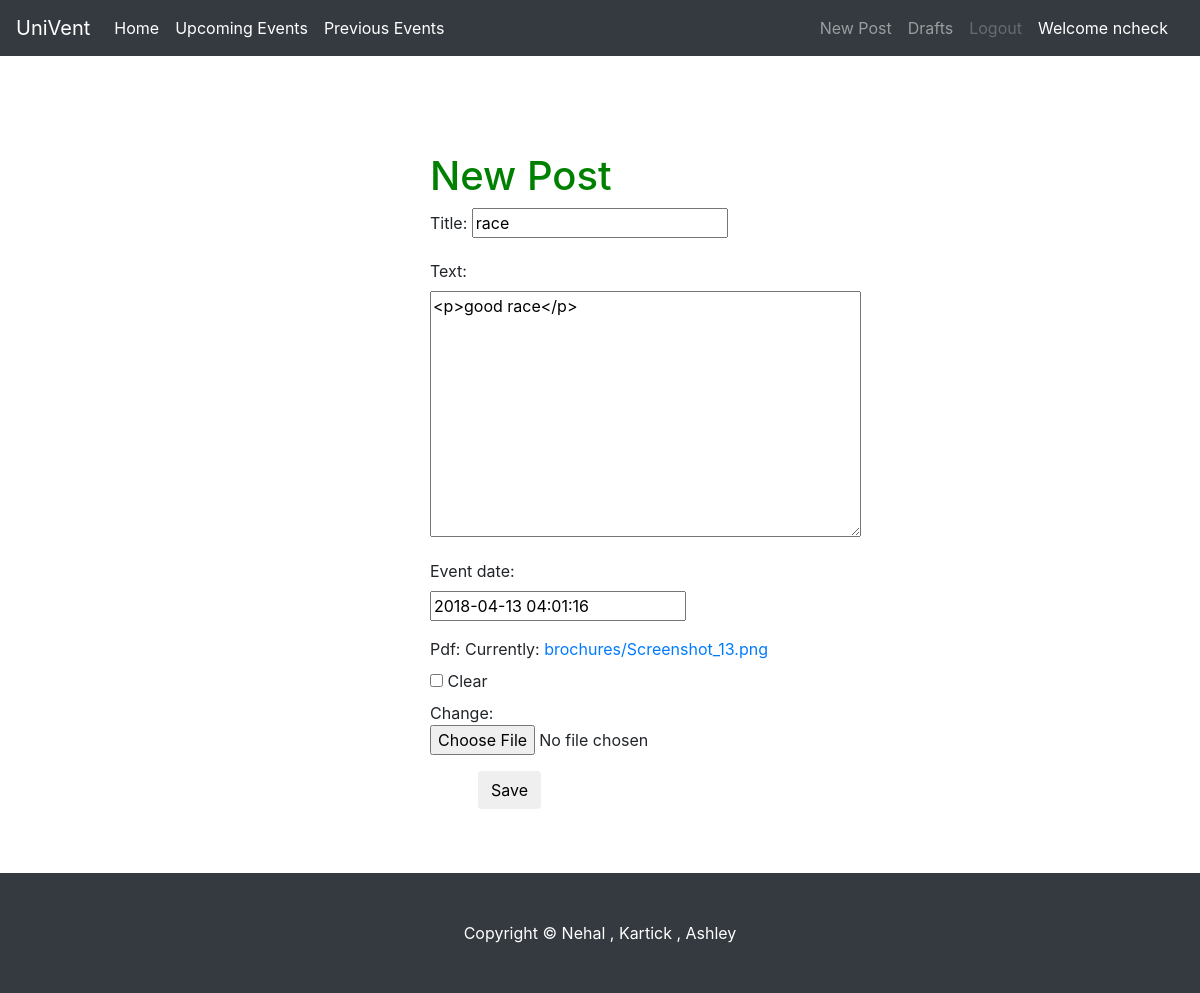
The app's page /e/post/6/edit/ (signed in), older data.
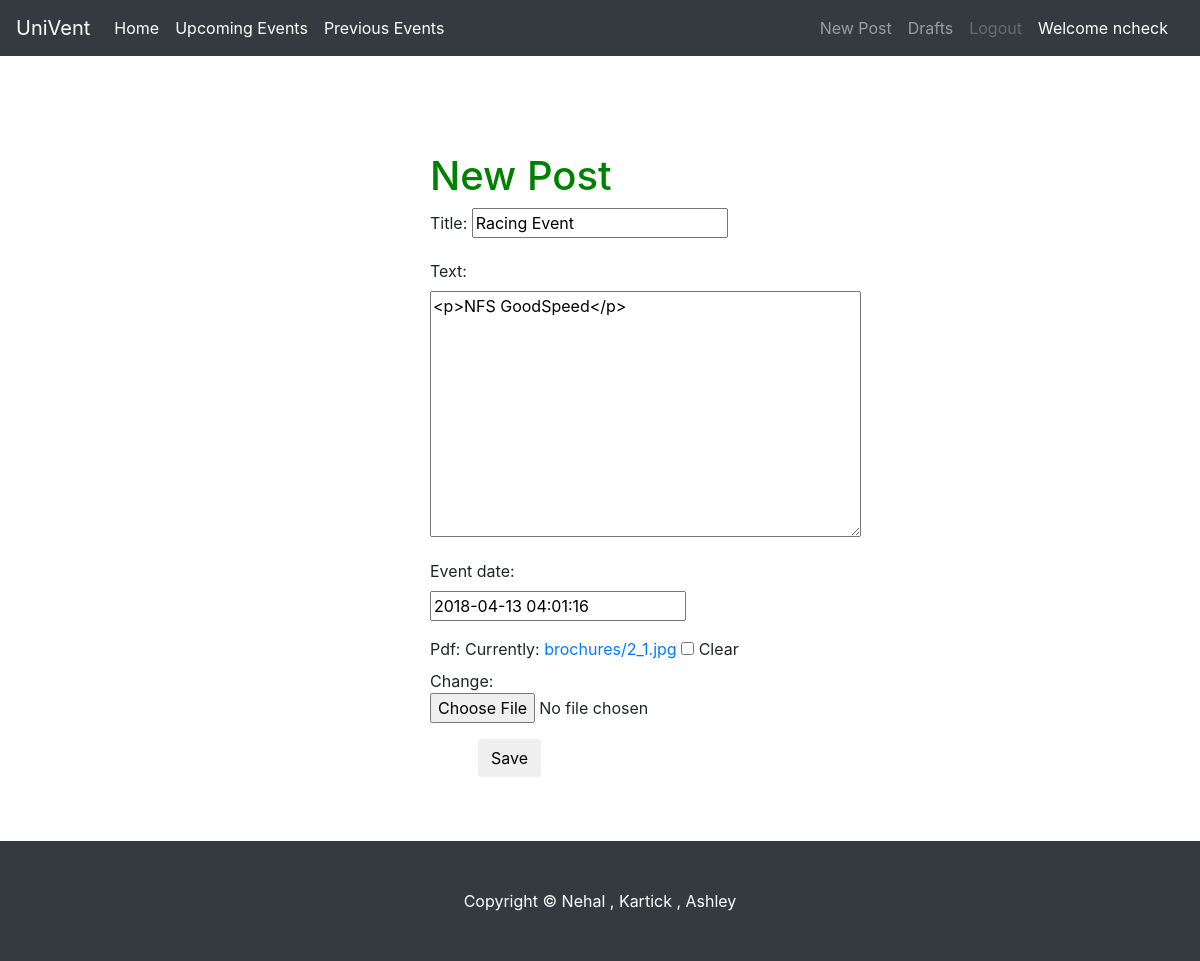
The same page, newer data.
### eventPosts/models.py (models this page shows, shortened)
class Post(models.Model):
    author = models.ForeignKey('auth.User',on_delete=models.CASCADE ,default=1)
    title = models.CharField(max_length=200)
    text = models.TextField()
    event_date = models.DateTimeField(default=timezone.now)
    created_date = models.DateTimeField(default=timezone.now)
    published_date = models.DateTimeField(blank=True, null=True)
    posted_by = models.CharField(max_length=50 , blank=True)
    pdf = models.FileField(upload_to='brochures', blank=True)

### eventPosts/views.py (the view)
# urls.py: url(r'^post/(?P<pk>\d+)/edit/$', views.PostUpdateView.as_view(), name='post_edit'),
class PostUpdateView(LoginRequiredMixin,UpdateView):
    login_url = '/login/'
    redirect_field_name = 'eventPosts/post_detail.html'
    form_class = PostForm
    model = Post

### eventPosts/forms.py
class PostForm(forms.ModelForm):
    class Meta:
        model = Post
        fields = ('title', 'text', 'event_date', 'pdf')
        widgets = {
            'title' : forms.TextInput(attrs={'class':'textinputclass'}) ,
            'text' : forms.Textarea(attrs={'class':'editable medium-editor-textarea postcontent'})
        }

### eventPosts/templates/eventPosts/post_form.html (shortened to what this page needs)
{% extends 'accounts/base.html' %}
{% block content %}
    <div class="container">
    <div class="align-content-center">
        <div class="row">
            <div class="col">
                <br>
                <br>
            </div>
        </div>
        <div class="row">
            <div class="col-4">
            </div>
            <div class="col-4">
                    <h1>New Post</h1>
                    <form method="POST" class="post-form" enctype="multipart/form-data">
                    {{form.as_p}}
                    <button type="submit" class="save btn btn-default ml-5">Save</button>
                    </form>
            </div>
            <div class="col-4">
            </div>
        </div>
    </div>
    </div>
    <div class="row">
            <div class="col">
                <br>
                <br>
            </div>
        </div>
{% endblock %}

Row changes from the older to the newer data that the page shows:
changed Post: title "race" → "Racing Event"; text "<p>good race</p>" → "<p>NFS GoodSpeed</p>"
Text that changed along with them:
text no longer shown: "Title: Text: Event date: Pdf: Currently: brochures/Screenshot_13.png Clear Change:"
text now shown: "Title: Text: Event date: Pdf: Currently: brochures/2_1.jpg Clear Change:"
